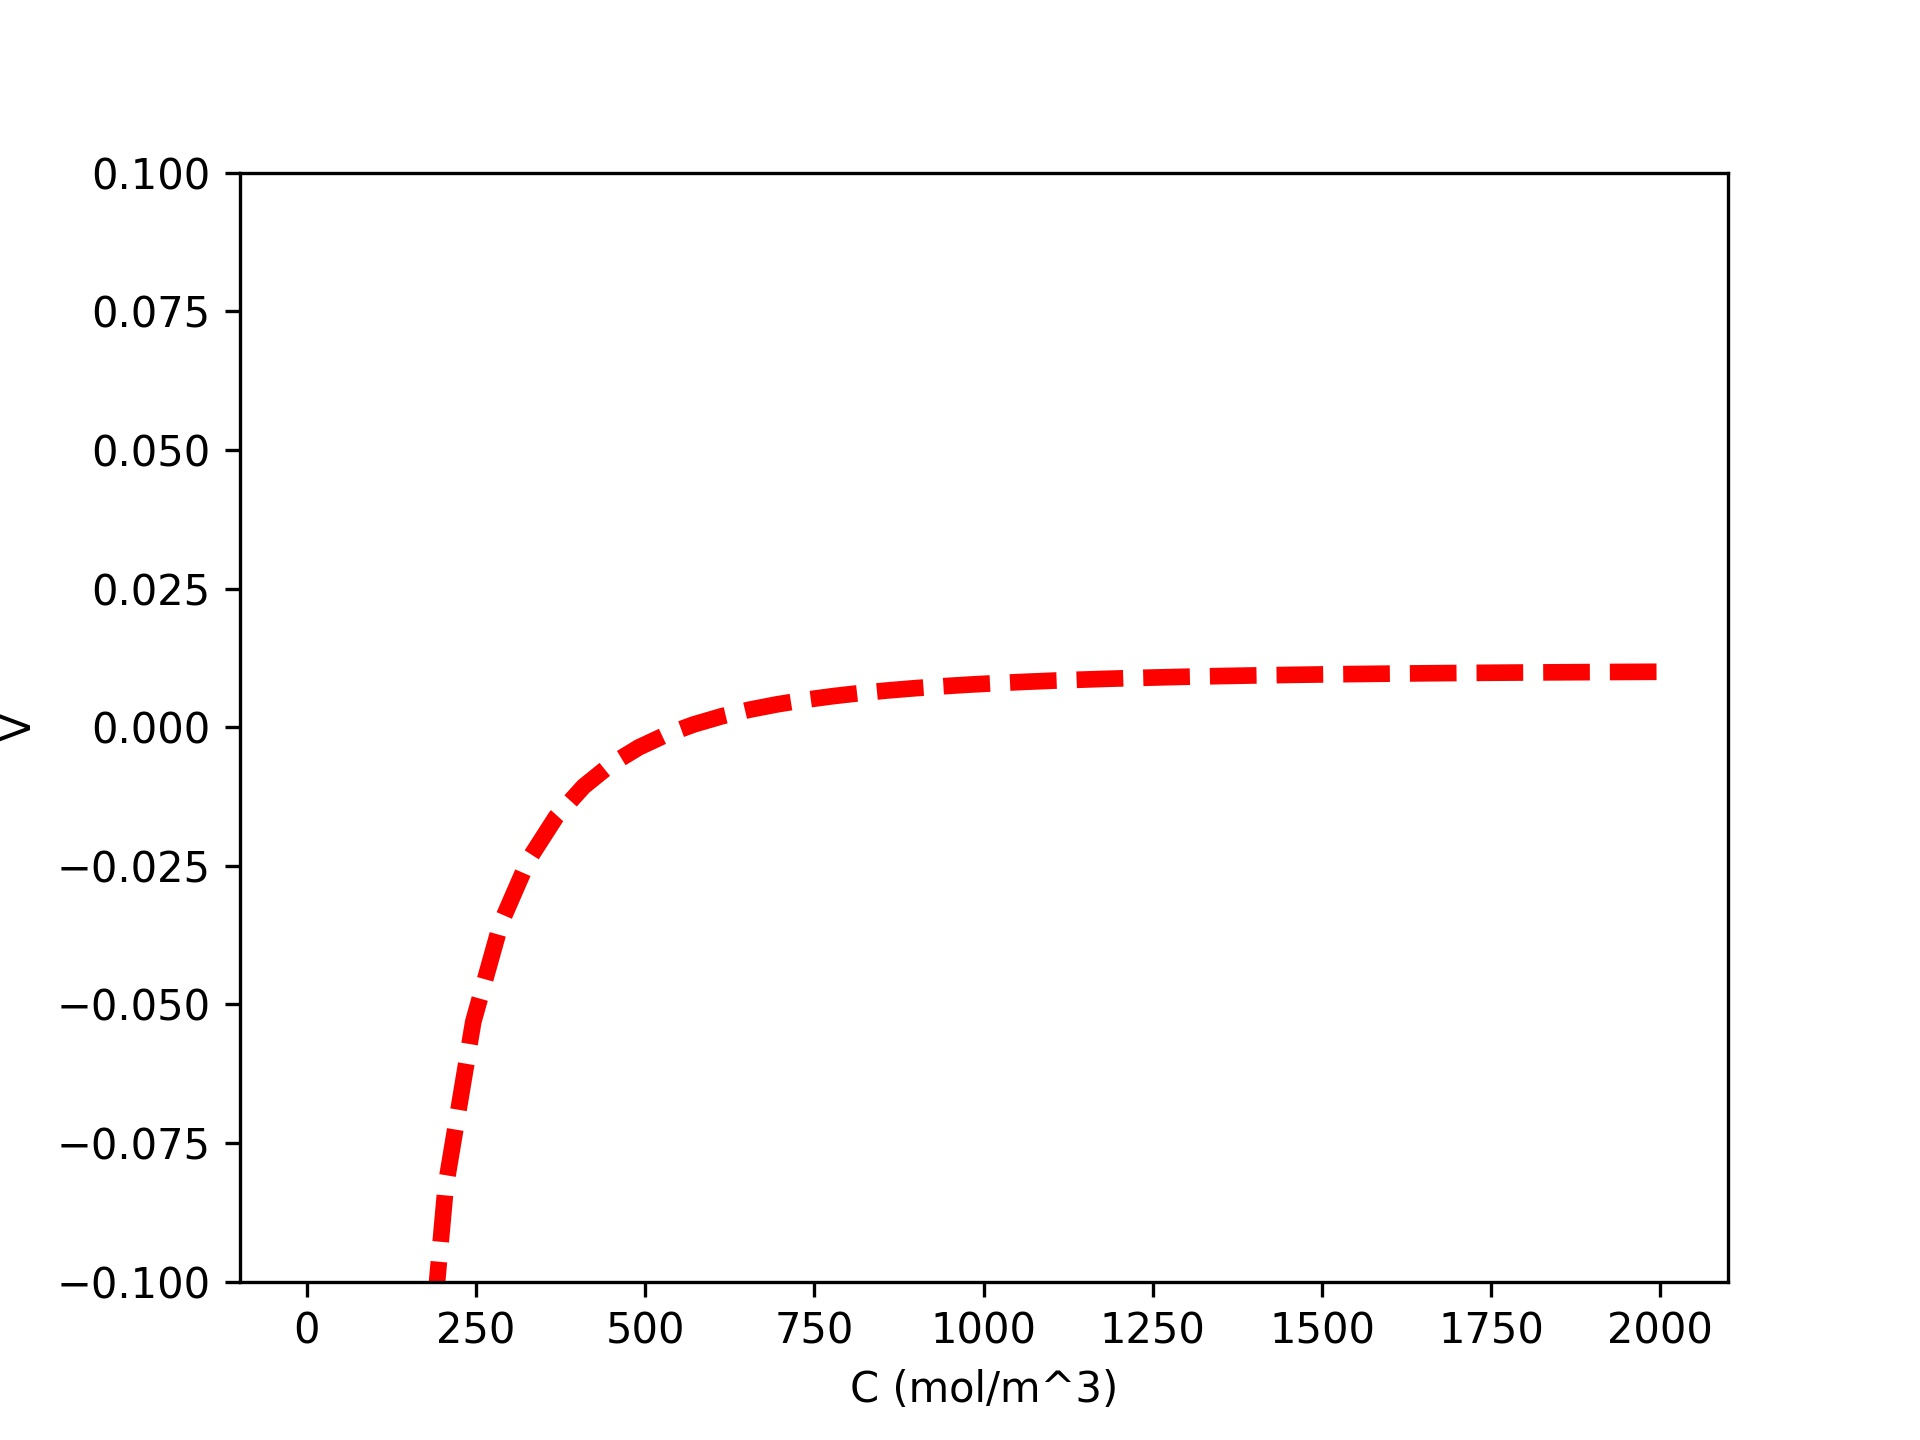

This chart was generated by the following Python code:
# _*_ coding: utf-8 _*_

import numpy as np
from scipy.integrate import odeint
import matplotlib.pyplot as plt

# unit definitions

m=1.0
L=m**3/(1000.0)
mol=1.0
s=1.0

# provide data

Cao=2.0*mol/L
V=10.0*L
nu=0.5*L/s
k=0.23*L/mol/s

# define function
# variable : Ca

def func(Ca):
    return V-nu*(Cao-Ca)/(k*Ca**2)

# offer concentration variable
c=np.linspace(0.001,2)*mol/L

# draw graph
plt.plot(c,func(c),'r',linestyle='--',linewidth=4.0)
plt.xlabel('C (mol/m^3)')
plt.ylabel('V')
plt.ylim([-0.1,0.1])
plt.savefig('31.jpg',dpi=300)
plt.show()
print('job done')

# solve the equation

from scipy.optimize import fsolve

cguess=500
c,=fsolve(func,cguess)
print(c)
print(func(c))
print(func(c)/(mol/L))

print('solve done')
